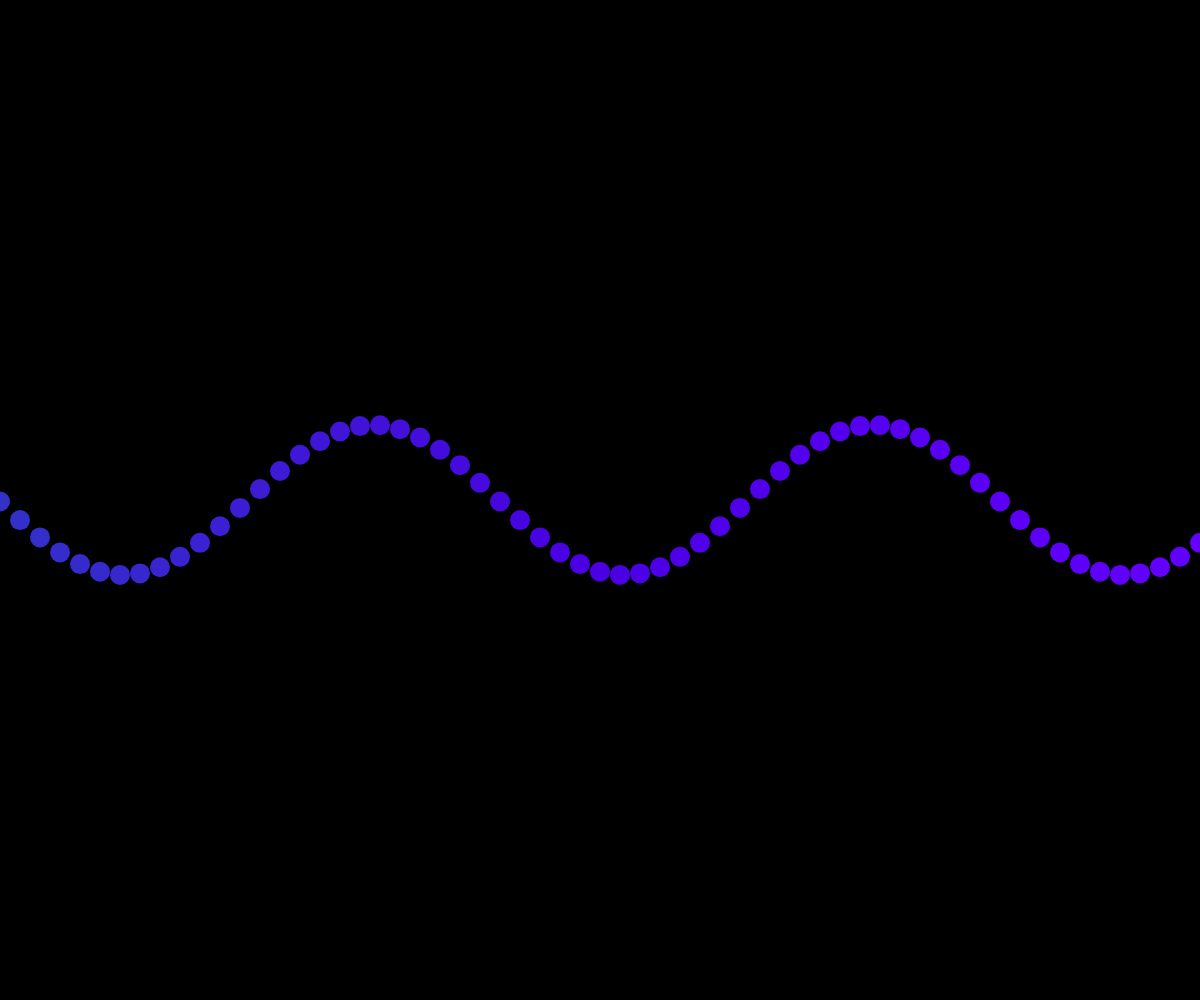
Frame 1 (no input)
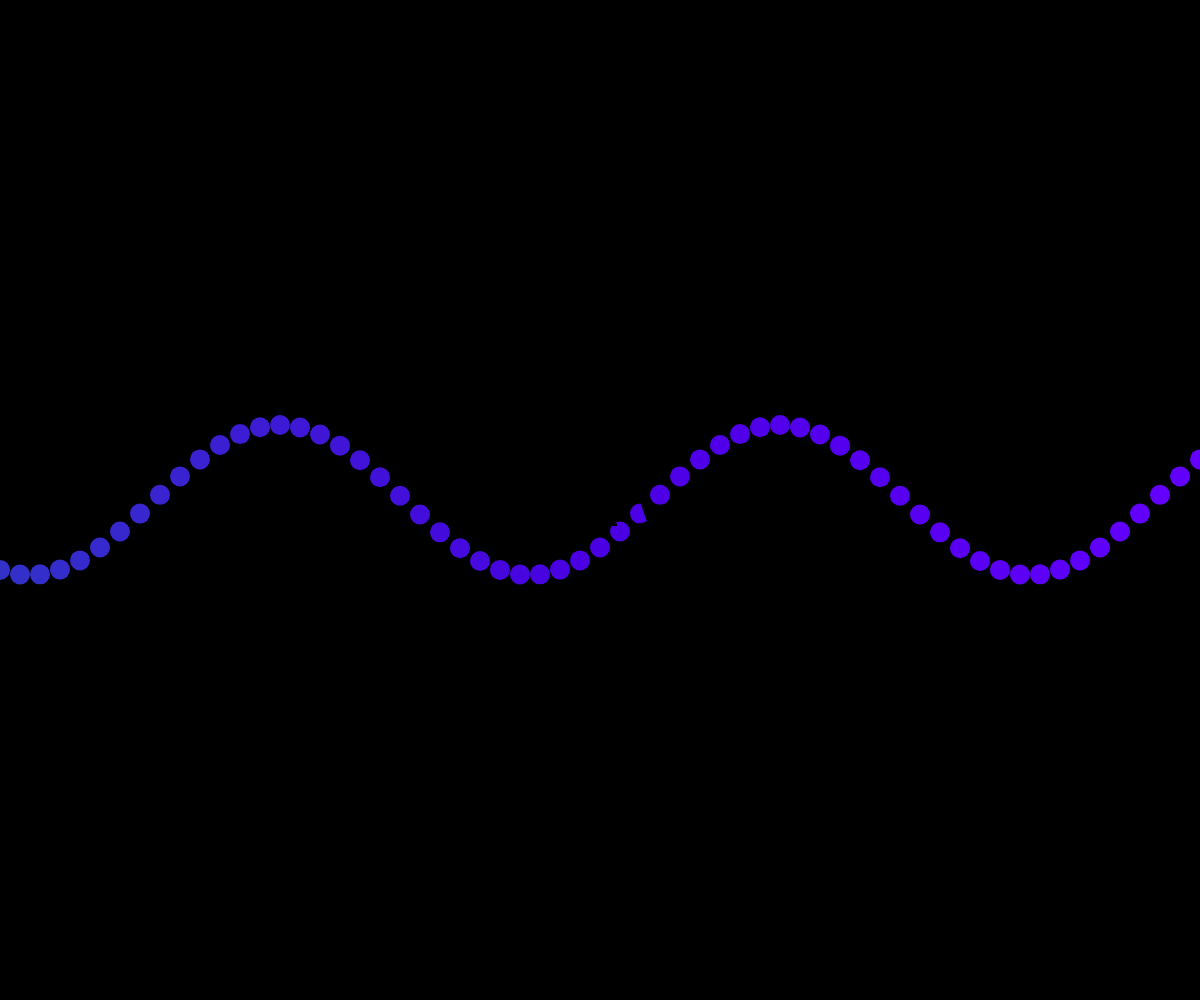
Frame 60 (no input)
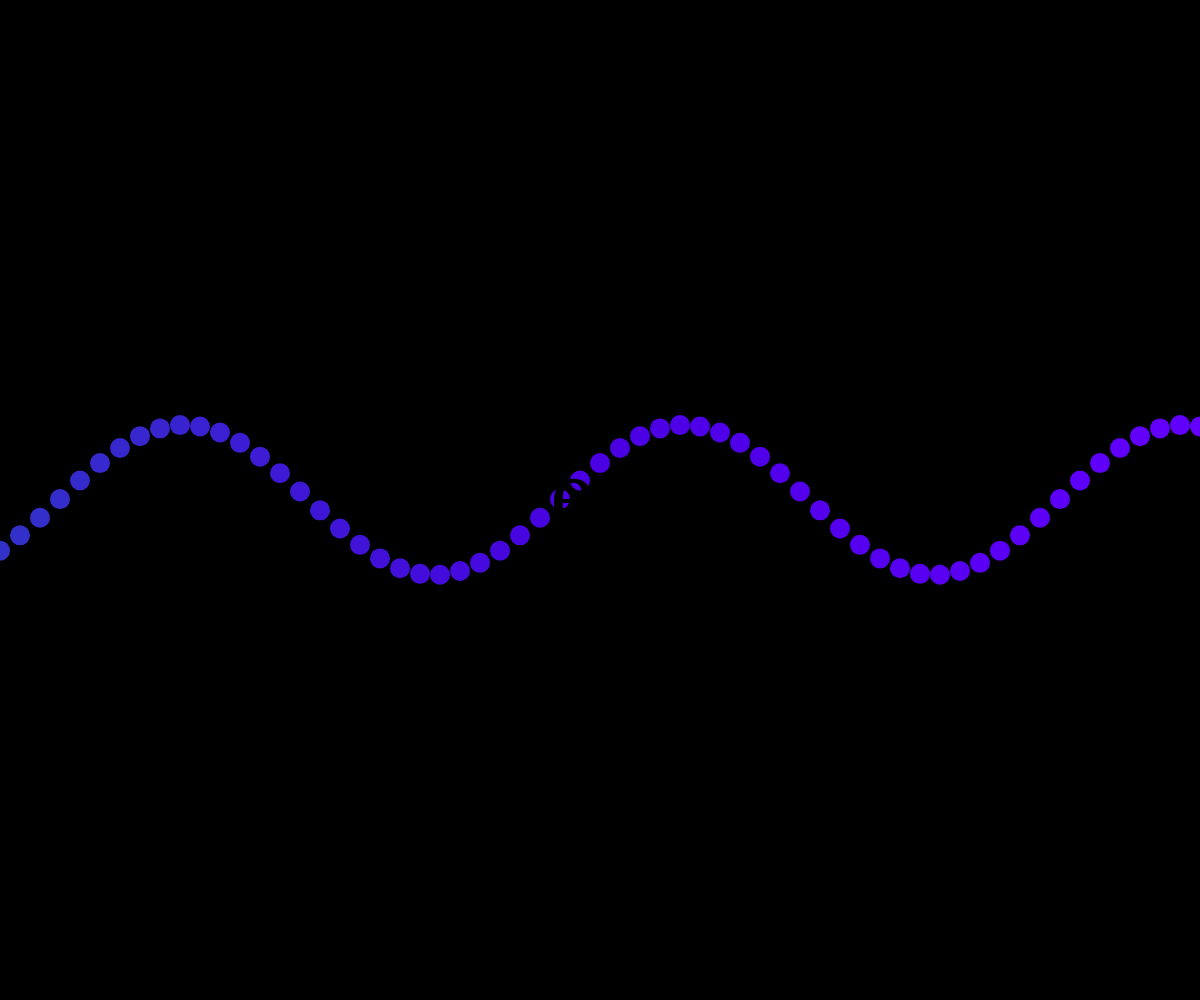
Frame 120 (the mouse pressed at the canvas centre since frame 60)

The p5.js sketch that drew these frames (run headless with seeded random() and noise() and a simulated clock; from frame 60 on, the mouse is pressed at the canvas centre):

// p5.js sketch
// ── sketch.js
// Create sinewave on screen
// Sources:
//  Setting canva width the same size as window: https://github.com/processing/p5.js/issues/193
//  Sine wave: https://p5js.org/examples/math-sine-wave.html
//  Text on screen: https://p5js.org/reference/#/p5/textFont
//  Image: 

let xspacing = 20; // Distance between each horizontal location
let w; // Width of entire wave
let theta = 0.0; // Start angle at 0
let amplitude = 75.0; // Height of wave
let period = 500.0; // How many pixels before the wave repeats
let dx; // Value for incrementing x
let yvalues; // Using an array to store height values for the wave
let diameter = xspacing;


function setup() {
    createCanvas(innerWidth, innerHeight); 
    w = innerWidth + diameter;
    dx = (TWO_PI / period) * xspacing;
    yvalues = new Array(floor(w / xspacing));      

}

function draw() {
    background(0);
    calcWave();
    renderWave(); 
    
    textSize(100);
    textFont('Times New Roman');
    fill(0);
    text('eA', innerWidth/2-50,innerHeight/2-50,100, 100);   

}

function calcWave() {
  // Increment theta (try different values for
  // 'angular velocity' here)
  theta += 0.02;

  // For every x value, calculate a y value with sine function
  let x = theta;
  for (let i = 0; i < yvalues.length; i++) {
    yvalues[i] = sin(x) * amplitude;
    x += dx;
  }
}

var xoff = 0;
function renderWave() {
  noStroke();
  
  for (let x = 0; x < yvalues.length; x++) {
    fill(map(x,0,yvalues.length,50,100), 200-map(x,0,yvalues.length,150,255), map(x,0,yvalues.length,200,255));       
    ellipse(x * xspacing, height / 2 + yvalues[x], diameter, diameter);    
  }
  xoff += 0.05;
}
// ── script.js
alert('script!');
